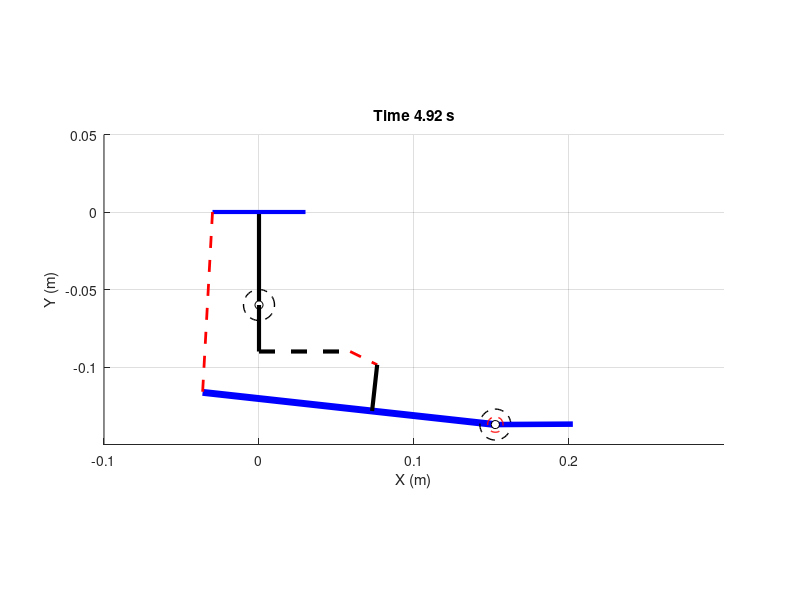

MATLAB code to generate this figure:
% Non-minimal version (no PID)
function prosthetic_foot_sim_v6()
    % Parameter definitions
    I_a = 0.01;      % Foot plate moment of inertia (kg·m^2)
    I_t = 0.005;     % Toe joint moment of inertia (kg·m^2)
    m_t = 0.02;      % Toe mass (kg)
    d   = 0.16;      % Distance from toe joint to ankle joint (m)

    I_toe_at_ankle = I_t + m_t * d^2;  % Toe inertia reflected at the ankle
    I_a_total = I_a + I_toe_at_ankle;  % Total ankle inertia

    k1 = 1000; L0 = 0.04;  % Spring s1: stiffness and rest length
    n  = 3;    p  = 0.005; % Gear ratio and screw lead (m/rev)
    k3 = 1000; L3 = 0.12;  % Spring s3: stiffness and rest length
    n_t = 5; theta_t0 = 0; % Toe gear ratio and neutral angle (rad)

    % Damping parameters
    b_a = 0.05;   % Ankle damping (N·m·s/rad)
    b_t = 0.01;   % Toe joint damping (N·m·s/rad)
    b_m = 0.005;  % Motor-side damping for toe (N·m·s/rad)

    % Initial state: [theta_a; omega_a; x_m; v_m; theta_t; omega_t]
    y0 = [0; 0; 0.04; 0; 0; 0];
    tspan = [0 5];

    [t, y] = ode45(@(t,y) dynamics_v6(t, y, ...
        I_a_total, I_t, k1, L0, n, p, k3, L3, ...
        n_t, theta_t0, b_a, b_t, b_m), tspan, y0);

    % Plotting
    figure;
    plot(t, y(:,1)*180/pi, 'LineWidth', 2); hold on;
    plot(t, y(:,5)*180/pi, 'LineWidth', 2);
    xlabel('Time (s)');
    ylabel('Angle (deg)');
    title('Ankle and toe joint angles over time');
    legend('Ankle joint', 'Toe joint');
    grid on;

    visualize_motion_v6(t, y);
end

function dydt = dynamics_v6(t, y, I_a_total, I_t, ...
    k1, L0, n, p, k3, L3, n_t, theta_t0, b_a, b_t, b_m)

    theta_a = y(1); omega_a = y(2);
    x_m = y(3);     theta_t = y(5); omega_t = y(6);

    % Motor input speed (rad/s)
    v1 = 2 * sin(2*pi*0.5*t);
    v2 = n * v1;
    v_m = p * v2;

    % Spring s1 torque
    O1 = [0; -0.06]; P_m = [x_m; -0.09];
    rot_a = [cos(theta_a), -sin(theta_a); sin(theta_a), cos(theta_a)];
    local_s1 = [0.08; -0.03];
    P_f = rot_a * local_s1 + O1;
    spring_vec = P_f - P_m;
    spring_len = norm(spring_vec);
    spring_dir = spring_vec / spring_len;
    F_spring1 = k1 * (spring_len - L0) * spring_dir;
    r1 = P_f - O1;
    torque1 = cross2D(r1, F_spring1);

    % Spring s3 torque
    P_top = [-0.03; 0];
    local_s3 = [-0.03; -0.06];
    P_bottom = rot_a * local_s3 + O1;
    spring_vec3 = P_top - P_bottom;
    spring_len3 = norm(spring_vec3);
    spring_dir3 = spring_vec3 / spring_len3;
    F_spring3 = k3 * (spring_len3 - L3) * spring_dir3;
    r3 = P_bottom - O1;
    torque3 = cross2D(r3, F_spring3);

    % Ankle total torque: spring torques minus damping
    total_torque_a = torque1 + torque3 - b_a * omega_a;

    % Toe joint
    tau_motor_t = 0.01 * sin(2*pi*0.5*t);
    k_t = 0.2;
    torque_spring_t = -k_t * (theta_t - theta_t0);
    damping_joint_t = -b_t * omega_t;
    damping_motor_t = -(b_m / n_t^2) * omega_t; % reflected motor damping

    total_torque_t = tau_motor_t / n_t + torque_spring_t + ...
                     damping_joint_t + damping_motor_t;

    % State derivatives
    dydt = zeros(6,1);
    dydt(1) = omega_a;
    dydt(2) = total_torque_a / I_a_total;
    dydt(3) = v_m;
    dydt(4) = 0;
    dydt(5) = omega_t;
    dydt(6) = total_torque_t / I_t;
end

function z = cross2D(a, b)
    % 2D vector cross product (scalar result)
    z = a(1)*b(2) - a(2)*b(1);
end

function visualize_motion_v6(t, y)
    for i = 1:10:length(t)
        theta_a = y(i,1);
        x_m = y(i,3);
        theta_t = y(i,5);

        clf; hold on;

        % Upper rod U to O1
        plot([0, 0], [0, -0.06], 'k-', 'LineWidth', 3);
        O1 = [0; -0.06];
        plot(O1(1), O1(2), 'ko', 'MarkerFaceColor', 'w');
        draw_circle(O1, 0.01, 'k', 1);

        % Gear train
        plot([0, 0], [-0.06, -0.09], 'k-', 'LineWidth', 3);

        % Support plane F
        plot([-0.03, 0.03], [0, 0], 'b-', 'LineWidth', 3);

        % Foot plate from [-0.03, -0.12] to [0.16, -0.12], rotated by ankle angle
        foot_pts = [-0.03, -0.12; 0.16, -0.12]';
        rot_a = [cos(theta_a), -sin(theta_a); sin(theta_a), cos(theta_a)];
        foot_rot = rot_a * (foot_pts - O1) + O1;
        plot(foot_rot(1,:), foot_rot(2,:), 'b-', 'LineWidth', 5);

        % Spring s1
        P_m = [x_m; -0.09];
        local_s1 = [0.08; -0.03];
        P_f = rot_a * local_s1 + O1;
        plot([P_m(1), P_f(1)], [P_m(2), P_f(2)], 'r--', 'LineWidth', 2);

        % Ball screw
        plot([0, P_m(1)], [P_m(2), -0.09], 'k--', 'LineWidth', 3);

        % Foot plate connection point near O1
        P0 = [-0.03; -0.12];
        P1 = [0.16; -0.12];
        dir = (P1 - P0) / norm(P1 - P0);
        P_local  = P0 + dir * 0.11;
        P_global = rot_a * (P_local - O1) + O1;
        plot([P_global(1), P_f(1)], [P_global(2), P_f(2)], 'k-', 'LineWidth', 3);
        
        % Spring s3
        P_top = [-0.03; 0];
        local_s3 = [-0.03; -0.06];
        P_bottom = rot_a * local_s3 + O1;
        plot([P_top(1), P_bottom(1)], [P_top(2), P_bottom(2)], 'r--', 'LineWidth', 2);

        % Toe joint O2
        O2_local = [0.16; -0.12];                 % Toe joint center (initial)
        O2 = rot_a * (O2_local - O1) + O1;         % Affected by ankle rotation

        % Draw toe joint circle (radius 0.01 m)
        draw_circle(O2, 0.01, 'k', 1);

        % Toe link extends 0.05 m to the right
        toe_length = 0.05; 
        rot_t = [cos(theta_t), -sin(theta_t); sin(theta_t), cos(theta_t)];
        toe_vec = rot_t * [toe_length; 0];
        toe_end = O2 + toe_vec;

        % Draw toe link
        plot([O2(1), toe_end(1)], [O2(2), toe_end(2)], 'b-', 'LineWidth', 4);
        plot(O2(1), O2(2), 'ko', 'MarkerFaceColor', 'w');
        draw_circle(O2, 0.005, 'r', 1);

        axis equal;
        axis([-0.1 0.3 -0.15 0.05]);
        title(sprintf('Time %.2f s', t(i)));
        xlabel('X (m)'); ylabel('Y (m)');
        grid on;
        pause(0.02);
    end
end

function draw_circle(center, radius, color, linewidth)
    theta = linspace(0, 2*pi, 50);
    x = center(1) + radius * cos(theta);
    y = center(2) + radius * sin(theta);
    plot(x, y, 'Color', color, 'LineWidth', linewidth, 'LineStyle', '--');
end
